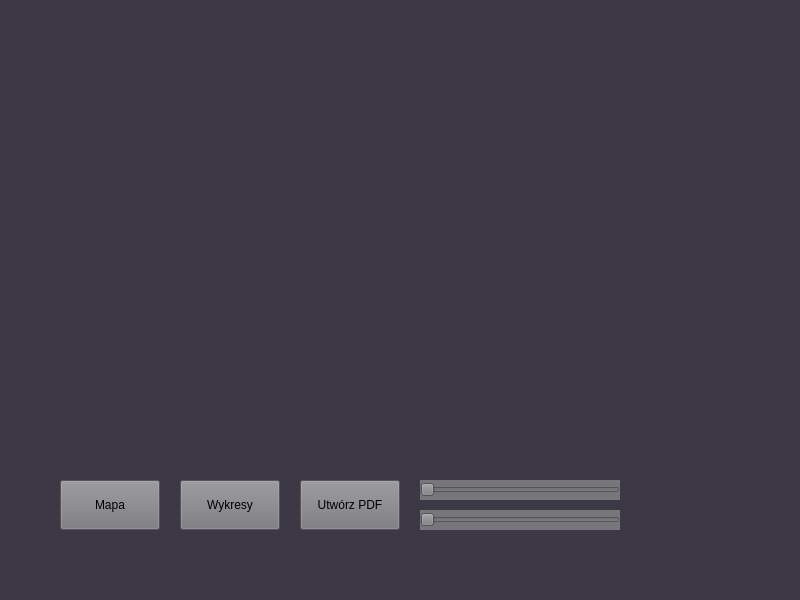
<?xml version="1.0" encoding="UTF-8"?>
<ui version="4.0">
 <class>MainWindow</class>
 <widget class="QMainWindow" name="MainWindow">
  <property name="geometry">
   <rect>
    <x>0</x>
    <y>0</y>
    <width>800</width>
    <height>600</height>
   </rect>
  </property>
  <property name="windowTitle">
   <string>MainWindow</string>
  </property>
  <property name="styleSheet">
   <string notr="true">background-color: rgb(61, 56, 70);</string>
  </property>
  <widget class="QWidget" name="centralwidget">
   <widget class="QPushButton" name="pushButton">
    <property name="geometry">
     <rect>
      <x>60</x>
      <y>480</y>
      <width>100</width>
      <height>50</height>
     </rect>
    </property>
    <property name="styleSheet">
     <string notr="true">background-color: rgb(119, 118, 123);</string>
    </property>
    <property name="text">
     <string>Mapa</string>
    </property>
   </widget>
   <widget class="QPushButton" name="pushButton_2">
    <property name="geometry">
     <rect>
      <x>180</x>
      <y>480</y>
      <width>100</width>
      <height>50</height>
     </rect>
    </property>
    <property name="styleSheet">
     <string notr="true">background-color: rgb(119, 118, 123);</string>
    </property>
    <property name="text">
     <string>Wykresy</string>
    </property>
   </widget>
   <widget class="QPushButton" name="pushButton_3">
    <property name="geometry">
     <rect>
      <x>300</x>
      <y>480</y>
      <width>100</width>
      <height>50</height>
     </rect>
    </property>
    <property name="styleSheet">
     <string notr="true">background-color: rgb(119, 118, 123);</string>
    </property>
    <property name="text">
     <string>Utwórz PDF</string>
    </property>
   </widget>
   <widget class="ShowChart" name="widget" native="true">
    <property name="geometry">
     <rect>
      <x>10</x>
      <y>10</y>
      <width>550</width>
      <height>450</height>
     </rect>
    </property>
   </widget>
   <widget class="QSlider" name="horizontalSlider">
    <property name="geometry">
     <rect>
      <x>420</x>
      <y>480</y>
      <width>200</width>
      <height>20</height>
     </rect>
    </property>
    <property name="styleSheet">
     <string notr="true">background-color: rgb(119, 118, 123);</string>
    </property>
    <property name="orientation">
     <enum>Qt::Horizontal</enum>
    </property>
   </widget>
   <widget class="QSlider" name="horizontalSlider_2">
    <property name="geometry">
     <rect>
      <x>420</x>
      <y>510</y>
      <width>200</width>
      <height>20</height>
     </rect>
    </property>
    <property name="styleSheet">
     <string notr="true">background-color: rgb(119, 118, 123);</string>
    </property>
    <property name="orientation">
     <enum>Qt::Horizontal</enum>
    </property>
   </widget>
  </widget>
  <widget class="QStatusBar" name="statusbar"/>
 </widget>
 <customwidgets>
  <customwidget>
   <class>ShowChart</class>
   <extends>QWidget</extends>
   <header>showchart.py</header>
   <container>1</container>
  </customwidget>
 </customwidgets>
 <resources/>
 <connections/>
</ui>
